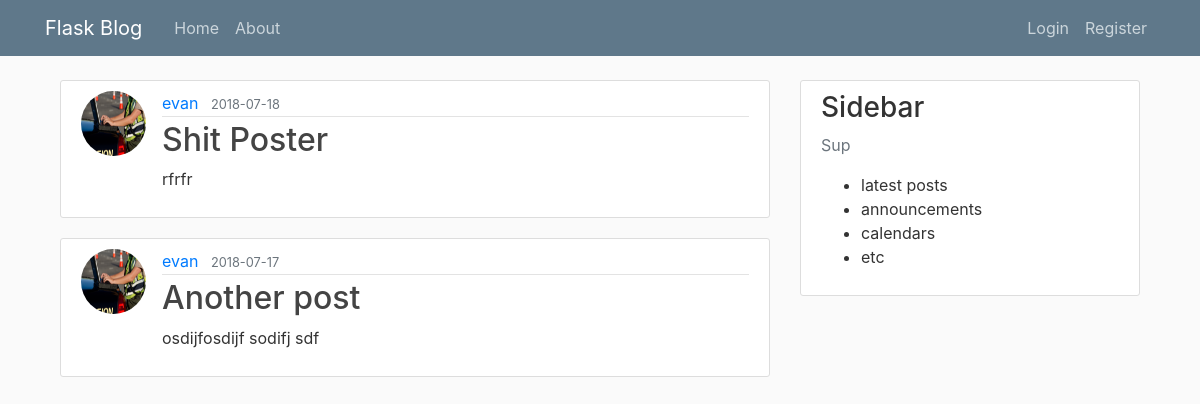
Page /home on the earlier database version.
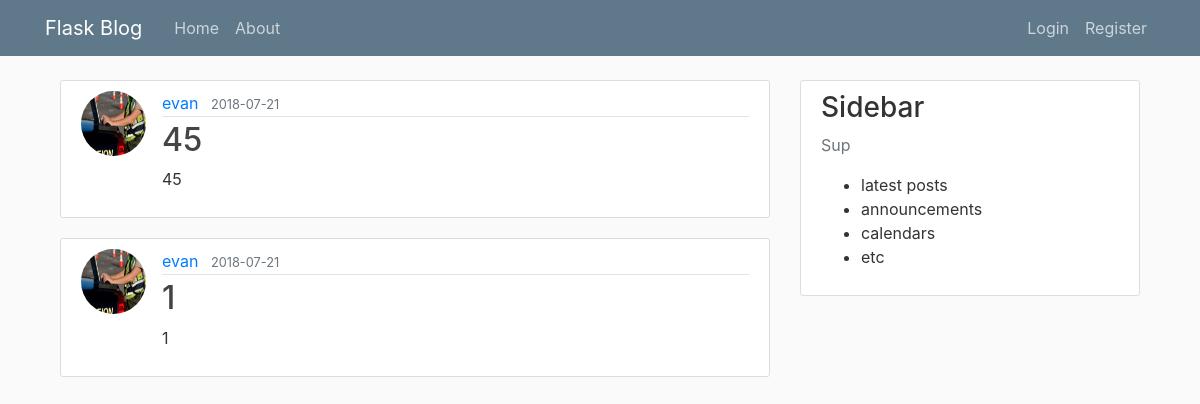
Same page on the later database version.
### flask_blog/models.py (models this page shows, shortened)
class Post(db.Model):
    id = db.Column(db.Integer, primary_key=True)
    title = db.Column(db.String(100), nullable=False)
    date_posted = db.Column(db.DateTime, nullable=False, default=datetime.utcnow)
    content = db.Column(db.Text, nullable=False)
    user_id = db.Column(db.Integer, db.ForeignKey('user.id'), nullable=False)

class User(db.Model, UserMixin):
    id = db.Column(db.Integer, primary_key=True)
    username = db.Column(db.String(20), unique=True, nullable=False)
    email = db.Column(db.String(120), unique=True, nullable=False)
    image_file = db.Column(db.String(20), nullable=False, default='default.jpg')
    password = db.Column(db.String(60), nullable=False)
    posts = db.relationship('Post', backref='author', lazy=True)

### flask_blog/routes.py (the view)
@app.route("/")
@app.route("/home")
def home():
    page = request.args.get('page', 1, type=int)
    posts = Post.query.order_by(Post.date_posted.desc()).paginate(per_page=2, page=page)
    return render_template('home.html', posts=posts)

### flask_blog/templates/home.html
{% extends 'layout.html' %}
{% block content %}
    {% for post in posts.items %}
        <article class="media content-section">
            <img class="rounded-circle article-img" src="{{ url_for('static', filename='profile_pics/' + post.author.image_file) }}" alt="">
            <div class="media-body">
                <div class="article-metadata">
                    <a class="mr-2" href="#">{{ post.author.username }}</a>
                    <small class="text-muted">{{ post.date_posted.strftime('%Y-%m-%d') }}</small>
                </div>
                <h2><a class="article-title" href="{{ url_for('post', post_id=post.id)  }}">{{ post.title }}</a></h2>
                <p class="article-content">{{ post.content }}</p>
            </div>
        </article>
    {% endfor %}
{% endblock content %}

### flask_blog/templates/layout.html (shortened to what this page needs)
<!doctype html>
<html lang="en">
  <head>
    <link rel="stylesheet" href="https://stackpath.bootstrapcdn.com/bootstrap/4.1.1/css/bootstrap.min.css">
    <link rel="stylesheet" type="text/css" href="{{ url_for('static', filename='main.css') }}">
  </head>
  <body>
      <header class="site-header">
          <nav class="navbar navbar-expand-md navbar-dark bg-steel fixed-top">
              <div class="container">
                  <a class="navbar-brand mr-4" href="/">Flask Blog</a>
                  <div class="collapse navbar-collapse" id="navbarToggle">
                      <div class="navbar-nav mr-auto">
                          <a class="nav-item nav-link" href="{{ url_for('home') }}">Home</a>
                          <a class="nav-item nav-link" href="{{ url_for('about') }}">About</a>
                      </div>
                      <div class="navbar-nav">
                          {% if current_user.is_authenticated %}
                             <a class="nav-item nav-link" href="{{ url_for('new_post') }}">New Post</a>
                             <a class="nav-item nav-link" href="{{ url_for('account') }}">Account</a>
                             <a class="nav-item nav-link" href="{{ url_for('logout') }}">Logout</a>
                          {% else %}
                            <a class="nav-item nav-link" href="{{ url_for('login') }}">Login</a>
                            <a class="nav-item nav-link" href="{{ url_for('register') }}">Register</a>
                          {% endif %}
                      </div>
                  </div>
              </div>
          </nav>
      </header>
    <div class="container">
        <main class="container" role="main">
            <div class="row">
                <div class="col-md-8">
                    {% block content %}{% endblock %}
                </div>
                <div class="col-md-4">
                    <div class="content-section">
                        <div class="h3">Sidebar</div>
                        <p class="text-muted">Sup
                        <ul>
                            <li>latest posts</li>
                            <li>announcements</li>
                            <li>calendars</li>
                            <li>etc</li>
                        </ul>
                        </p>
                    </div>
                </div>
            </div>
        </main>
    </div>
  </body>
</html>

### flask_blog/static/main.css (style rules this page uses)
body { background: #fafafa; color: #333333; margin-top: 5rem; }
h1, h2, h3, h4, h5, h6 { color: #444444; }
.bg-steel { background-color: #5f788a; }
.site-header .navbar-nav .nav-link { color: #cbd5db; }
.content-section { background: #ffffff; padding: 10px 20px; border: 1px solid #dddddd; border-radius: 3px; margin-bottom: 20px; }
.article-title { color: #444444; }
.article-content { white-space: pre-line; }
.article-img { height: 65px; width: 65px; margin-right: 16px; }
.article-metadata { padding-bottom: 1px; margin-bottom: 4px; border-bottom: 1px solid #e3e3e3 }

Differences in the rows shown:
no longer on this page (row unchanged): Post: image_file (picture), author.username "evan", date_posted "2018-07-18", title "Shit Poster", content "rfrfr"
no longer on this page (row unchanged): Post: image_file (picture), author.username "evan", date_posted "2018-07-17", title "Another post", content "osdijfosdijf sodifj sdf"
added Post: image_file (picture), author.username "evan", date_posted "2018-07-21", title "45", content "45"
added Post: image_file (picture), author.username "evan", date_posted "2018-07-21", title "1", content "1"
